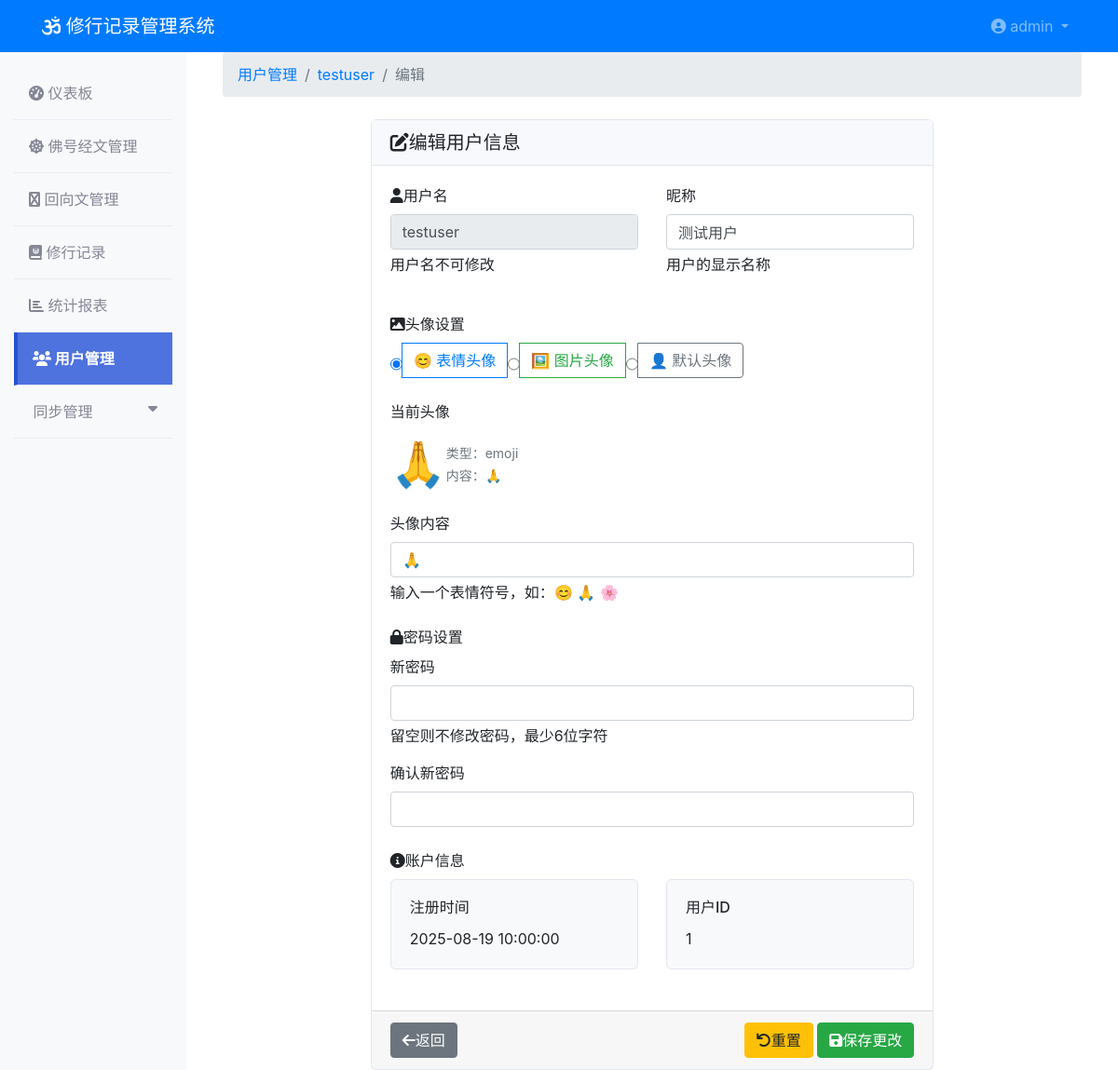
Page /users/1/edit (signed in) on the committed database.
### models/user.py (models this page shows, shortened)
class AdminUser(UserMixin, db.Model):
    __tablename__ = 'admin_users'
    id = db.Column(db.Integer, primary_key=True)
    username = db.Column(db.String(80), unique=True, nullable=False)
    email = db.Column(db.String(120), unique=True, nullable=False)
    password_hash = db.Column(db.String(255), nullable=False)
    is_active = db.Column(db.Boolean, default=True)
    created_at = db.Column(db.DateTime, default=datetime.utcnow)
    last_login = db.Column(db.DateTime)

class User(db.Model):
    __tablename__ = 'users'
    id = db.Column(db.Integer, primary_key=True)
    username = db.Column(db.String(80), unique=True, nullable=False)
    password = db.Column(db.String(255), nullable=False)
    avatar = db.Column(db.String(255), nullable=True)  # 头像路径或emoji
    avatar_type = db.Column(db.Enum('emoji', 'image'), default='emoji')
    nickname = db.Column(db.String(100), nullable=True)
    is_deleted = db.Column(db.Boolean, default=False)  # 逻辑删除标记
    deleted_at = db.Column(db.DateTime, nullable=True)  # 删除时间
    created_at = db.Column(db.DateTime, default=datetime.utcnow)

### routes/users.py (the view, shortened to what this page needs)
@users_bp.route('/<int:user_id>/edit', methods=['GET', 'POST'])
@login_required
def edit(user_id):
    try:
        user = User.query.get_or_404(user_id)
        return render_template('users/edit.html', user=user)
    except Exception as e:
        logging.error(f"编辑用户失败: {str(e)}")
        flash('编辑用户失败', 'error')
        return redirect(url_for('users.index'))

### utils/db_monitor.py (called while the page is built)
def init_db_monitoring(app):
    @app.before_request
    def before_request():
        if not DatabaseMonitor.check_health():
            logger.warning("数据库连接异常，尝试重新连接")
            DatabaseMonitor.cleanup_connections()
    @app.after_request
    def after_request(response):
        try:
            db.session.remove()
        except Exception as e:
            logger.error(f"清理session失败: {e}")
        return response
    @app.teardown_appcontext
    def shutdown_session(exception=None):
        try:
            db.session.remove()
        except Exception as e:
            logger.error(f"teardown session失败: {e}")

    @staticmethod
    def check_health():
        try:
            result = db.session.execute(text('SELECT 1'))
            return True
        except Exception as e:
            logger.error(f"数据库健康检查失败: {e}")
            return False

### templates/users/edit.html (shortened to what this page needs)
{% extends "base.html" %}
{% block content %}
<div class="container-fluid">
    <nav aria-label="breadcrumb" class="mb-4">
        <ol class="breadcrumb">
            <li class="breadcrumb-item"><a href="{{ url_for('users.index') }}">用户管理</a></li>
            <li class="breadcrumb-item"><a href="{{ url_for('users.detail', user_id=user.id) }}">{{ user.username }}</a></li>
            <li class="breadcrumb-item active">编辑</li>
        </ol>
    </nav>
    <div class="row justify-content-center">
        <div class="col-md-8">
            <div class="card">
                <div class="card-header">
                    <h5 class="card-title mb-0">
                        <i class="fas fa-edit me-2"></i>编辑用户信息
                    </h5>
                </div>
                <form method="POST">
                    <div class="card-body">
                        <div class="row mb-4">
                            <div class="col-md-6">
                                <div class="mb-3">
                                    <label for="username" class="form-label">
                                        <i class="fas fa-user me-1"></i>用户名
                                    </label>
                                    <input type="text" class="form-control" id="username"
                                           value="{{ user.username }}" readonly>
                                    <div class="form-text">用户名不可修改</div>
                                </div>
                            </div>
                            <div class="col-md-6">
                                <div class="mb-3">
                                    <label for="nickname" class="form-label">
                                        昵称
                                    </label>
                                    <input type="text" class="form-control" id="nickname" name="nickname"
                                           value="{{ user.nickname or '' }}" maxlength="50">
                                    <div class="form-text">用户的显示名称</div>
                                </div>
                            </div>
                        </div>
                        <div class="mb-4">
                            <label class="form-label">
                                <i class="fas fa-image me-1"></i>头像设置
                            </label>
                            <div class="mb-3">
                                <div class="btn-group" role="group">
                                    <input type="radio" class="btn-check" name="avatar_type" id="avatar_type_emoji"
                                           value="emoji" {% if user.avatar_type == 'emoji' %}checked{% endif %}>
                                    <label class="btn btn-outline-primary" for="avatar_type_emoji">
                                        😊 表情头像
                                    </label>
                                    <input type="radio" class="btn-check" name="avatar_type" id="avatar_type_image"
                                           value="image" {% if user.avatar_type == 'image' %}checked{% endif %}>
                                    <label class="btn btn-outline-success" for="avatar_type_image">
                                        🖼️ 图片头像
                                    </label>
                                    <input type="radio" class="btn-check" name="avatar_type" id="avatar_type_default"
                                           value="" {% if not user.avatar_type or user.avatar_type == 'default' %}checked{% endif %}>
                                    <label class="btn btn-outline-secondary" for="avatar_type_default">
                                        👤 默认头像
                                    </label>
                                </div>
                            </div>
                            <div class="mb-3">
                                <label class="form-label">当前头像</label>
                                <div class="d-flex align-items-center">
                                    <div class="me-3">
                                        {% if user.avatar_type == 'emoji' %}
                                            <span style="font-size: 3em;" id="avatar_preview">{{ user.avatar or '👤' }}</span>
                                        {% elif user.avatar_type == 'image' %}
                                            <img src="{{ user.avatar }}" class="rounded-circle" width="60" height="60"
                                                 id="avatar_preview" onerror="this.style.display='none'; this.nextElementSibling.style.display='inline';">
                                            <span style="font-size: 3em; display: none;">👤</span>
                                        {% else %}
                                            <span style="font-size: 3em;" id="avatar_preview">👤</span>
                                        {% endif %}
                                    </div>
                                    <div>
                                        <small class="text-muted">
                                            类型：{{ user.avatar_type or '默认' }}<br>
                                            内容：{{ user.avatar or '无' }}
                                        </small>
                                    </div>
                                </div>
                            </div>
                            <div class="mb-3" id="avatar_input_group">
                                <label for="avatar" class="form-label">头像内容</label>
                                <input type="text" class="form-control" id="avatar" name="avatar"
                                       value="{{ user.avatar or '' }}" maxlength="500">
                                <div class="form-text" id="avatar_help">
                                </div>
                            </div>
                        </div>
                        <div class="mb-4">
                            <label class="form-label">
                                <i class="fas fa-lock me-1"></i>密码设置
                            </label>
                            <div class="mb-3">
                                <label for="new_password" class="form-label">新密码</label>
                                <input type="password" class="form-control" id="new_password" name="new_password"
                                       minlength="6" maxlength="50">
                                <div class="form-text">留空则不修改密码，最少6位字符</div>
                            </div>
                            <div class="mb-3">
                                <label for="confirm_password" class="form-label">确认新密码</label>
                                <input type="password" class="form-control" id="confirm_password" name="confirm_password"
                                       minlength="6" maxlength="50">
                            </div>
                        </div>
                        <div class="mb-4">
                            <label class="form-label">
                                <i class="fas fa-info-circle me-1"></i>账户信息
                            </label>
                            <div class="row">
                                <div class="col-md-6">
                                    <div class="card bg-light">
                                        <div class="card-body">
                                            <h6 class="card-title">注册时间</h6>
                                            <p class="card-text">
                                                {% if user.created_at %}
                                                    {{ user.created_at.strftime('%Y-%m-%d %H:%M:%S') }}
                                                {% else %}
                                                    未知
                                                {% endif %}
                                            </p>
                                        </div>
                                    </div>
                                </div>
                                <div class="col-md-6">
                                    <div class="card bg-light">
                                        <div class="card-body">
                                            <h6 class="card-title">用户ID</h6>
                                            <p class="card-text">{{ user.id }}</p>
                                        </div>
                                    </div>
                                </div>
                            </div>
                        </div>
                    </div>
                    <div class="card-footer">
                        <div class="d-flex justify-content-between">
                            <div>
                                <a href="{{ url_for('users.detail', user_id=user.id) }}" class="btn btn-secondary">
                                    <i class="fas fa-arrow-left me-1"></i>返回
                                </a>
                            </div>
                            <div>
                                <button type="button" class="btn btn-warning me-2" onclick="resetForm()">
                                    <i class="fas fa-undo me-1"></i>重置
                                </button>
                                <button type="submit" class="btn btn-success" id="submit_btn">
                                    <i class="fas fa-save me-1"></i>保存更改
                                </button>
                            </div>
                        </div>
                    </div>
                </form>
            </div>
        </div>
    </div>
</div>
{% endblock %}

### templates/base.html (shortened to what this page needs)
<!DOCTYPE html>
<html lang="zh-CN">
<head>
    <link href="https://cdn.jsdelivr.net/npm/bootstrap@4.6.2/dist/css/bootstrap.min.css" rel="stylesheet">
    <link href="{{ url_for('static', filename='css/fontawesome-fixed.css') }}" rel="stylesheet">
    <link href="https://cdn.datatables.net/1.11.5/css/dataTables.bootstrap4.min.css" rel="stylesheet">
</head>
<body>
    {% if current_user.is_authenticated %}
    <nav class="navbar navbar-expand-lg navbar-dark bg-primary">
        <div class="container">
            <a class="navbar-brand" href="{{ url_for('main.dashboard') }}">
                <i class="fas fa-om"></i> 修行记录管理系统
            </a>
            <div class="navbar-nav ml-auto">
                <div class="nav-item dropdown">
                    <a class="nav-link dropdown-toggle" href="#" id="navbarDropdown" role="button" data-toggle="dropdown">
                        <i class="fas fa-user-circle"></i> {{ current_user.username }}
                    </a>
                </div>
            </div>
        </div>
    </nav>
    <div class="container-fluid">
        <div class="row">
            <nav class="col-md-3 col-lg-2 d-md-block bg-light sidebar">
                <div class="pt-3">
                    <ul class="nav flex-column">
                        <li class="nav-item">
                            <a class="nav-link {{ 'active' if request.endpoint == 'main.dashboard' }}" href="{{ url_for('main.dashboard') }}">
                                <i class="fas fa-tachometer-alt"></i> 仪表板
                            </a>
                        </li>
                        <li class="nav-item">
                            <a class="nav-link {{ 'active' if request.endpoint and request.endpoint.startswith('chanting.') }}" href="{{ url_for('chanting.index') }}">
                                <i class="fas fa-dharmachakra"></i> 佛号经文管理
                            </a>
                        </li>
                        <li class="nav-item">
                            <a class="nav-link {{ 'active' if request.endpoint and request.endpoint.startswith('dedication.') }}" href="{{ url_for('dedication.index') }}">
                                <i class="fas fa-hands"></i> 回向文管理
                            </a>
                        </li>
                        <li class="nav-item">
                            <a class="nav-link {{ 'active' if request.endpoint and request.endpoint.startswith('records.') }}" href="{{ url_for('records.index') }}">
                                <i class="fas fa-journal-whills"></i> 修行记录
                            </a>
                        </li>
                        <li class="nav-item">
                            <a class="nav-link {{ 'active' if request.endpoint and request.endpoint.startswith('stats.') }}" href="{{ url_for('stats.index') }}">
                                <i class="fas fa-chart-bar"></i> 统计报表
                            </a>
                        </li>
                        <li class="nav-item">
                            <a class="nav-link {{ 'active' if request.endpoint and request.endpoint.startswith('users.') }}" href="{{ url_for('users.index') }}">
                                <i class="fas fa-users"></i> 用户管理
                            </a>
                        </li>
                        <li class="nav-item">
                            <a class="nav-link {{ 'active' if request.endpoint and request.endpoint.startswith('sync_management.') }}" href="#" data-toggle="collapse" data-target="#syncSubmenu" aria-expanded="false">
                                 同步管理 <i class="fas fa-caret-down float-right"></i>
                            </a>
                        </li>
                    </ul>
                </div>
            </nav>
            <main class="col-md-9 ml-sm-auto col-lg-10 px-md-4">
                {% endif %}
                {% block content %}{% endblock %}
                {% if current_user.is_authenticated %}
            </main>
        </div>
    </div>
    {% endif %}
</body>
</html>

### templates/base.html (style rules this page uses)
.sidebar { min-height: calc(100vh - 56px); background-color: #f8f9fc; }
.sidebar .nav-link { color: #858796; padding: 1rem; border-bottom: 1px solid #eaecf4; }
.sidebar .nav-link.active { color: #fff !important; background-color: #4e73df !important; border-left: 4px solid #2653d3; font-weight: bold; }
.card { border: 1px solid #e3e6f0; border-radius: 0.35rem; }
.card-header { background-color: #f8f9fc; border-bottom: 1px solid #e3e6f0; }
.container-fluid { min-height: calc(100vh - 56px); }
main { min-height: calc(100vh - 56px); }

### rows in the picture
AdminUser: username "admin"
User: username "testuser", nickname "测试用户", avatar_type "☑ 😊 表情头像", avatar_type "☐ 🖼️ 图片头像", avatar_type "☐ 👤 默认头像", avatar "🙏", avatar_type "emoji", created_at "2025-08-19 10:00:00", id "1"
